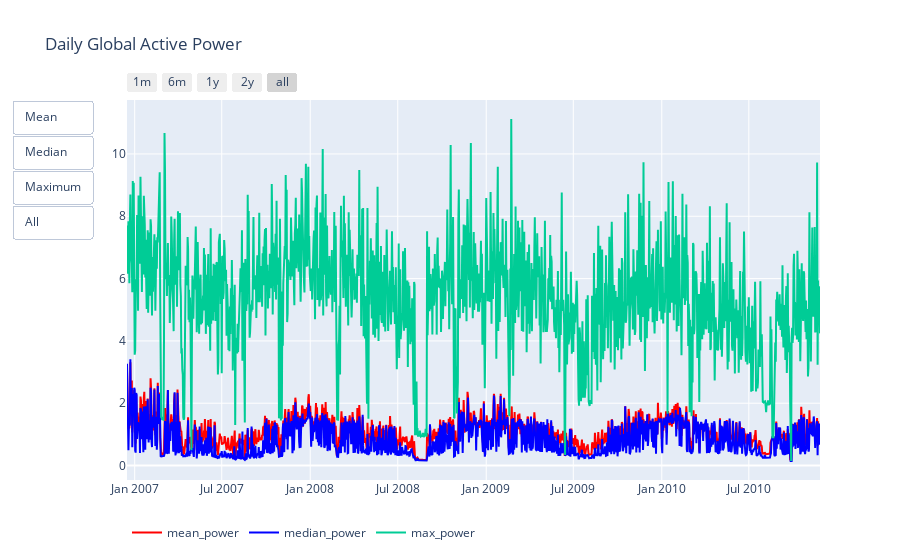

Write notebook code for a chart like this one.
### Markdown cell above
# Visualization
 The visualization below shows a comprehensive view of the dataset. The plotly visual shows mean, median, and peak power values for all dates in the time series.

### Code cell
import plotly.graph_objs as go
from plotly.offline import iplot

# Assuming 'Date' is currently the index
energy.reset_index(inplace=True)

# Convert 'Date' to datetime
energy['Date'] = pd.to_datetime(energy['Date'])

energy_daily_summary = energy.groupby('Date', as_index=False).agg(
    mean_active_power=('Global_active_power', 'mean'),
    median_active_power=('Global_active_power', 'median'),
    max_active_power=('Global_active_power', 'max')
)

mean_power = go.Scatter(x=energy_daily_summary.Date,
                        y=energy_daily_summary.mean_active_power,
                        name='mean_power',
                        line=dict(color='red'))

median_power = go.Scatter(x=energy_daily_summary.Date,
                            y=energy_daily_summary.median_active_power,
                            name='median_power',
                            line=dict(color='blue'))

max_power = go.Scatter(x=energy_daily_summary.Date,
                       y=energy_daily_summary.max_active_power,
                       name='max_power')

updatemenus = list([
    dict(type="buttons",
         active=-1,
         buttons=list([
            dict(label='Mean',
                 method='update',
                 args=[{'visible': [True, False, False]},
                       {'title': 'Mean Global Active Power'}]),

            dict(label='Median',
                 method='update',
                 args=[{'visible': [False, True, False]},
                       {'title': 'Median Global Active Power'}]),

            dict(label='Maximum',
                 method='update',
                 args=[{'visible': [False, False, True]},
                       {'title': 'Maximum Global Active Power'}]),
            dict(label='All',
                 method='update',
                 args=[{'visible': [True, True, True]},
                       {'title': 'Overview of Global Active Power'}]),
        ]),
    )
])

data = [mean_power, median_power, max_power]

layout = dict(title='Daily Global Active Power',
              showlegend=True,
              updatemenus=updatemenus,
              legend=dict(orientation="h"),
              xaxis=dict(
                  rangeselector=dict(
                      buttons=list([
                          dict(count=1,
                               label='1m',
                               step='month',
                               stepmode='backward'),
                          dict(count=6,
                               label='6m',
                               step='month',
                               stepmode='backward'),
                          dict(count=1,
                               label='1y',
                               step='year',
                               stepmode='todate'),
                          dict(count=2,
                               label='2y',
                               step='year',
                               stepmode='backward'),
                          dict(step='all')
                      ]))))

# Create the plot dictionary after defining the layout
plot = dict(data=data, layout=layout)

# Use the 'iplot' function from 'plotly.offline' to display the plot
iplot(plot, filename='household_power_consumption')

### Figure 1 — Plotly figure (JSON) as saved in the notebook; plotly's stock layout.template omitted (floating-point values rounded to 4 significant figures; data arrays with more than 128 entries replaced by an {"elided": "..."} marker saying what was removed)
{"data": [{"line": {"color": "red"}, "name": "mean_power", "type": "scatter", "x": {"elided": "1442 str values"}, "y": {"elided": "1442 float values"}}, {"line": {"color": "blue"}, "name": "median_power", "type": "scatter", "x": {"elided": "1442 str values"}, "y": {"elided": "1442 float values"}}, {"name": "max_power", "type": "scatter", "x": {"elided": "1442 str values"}, "y": {"elided": "1442 float values"}}], "layout": {"autosize": true, "legend": {"orientation": "h"}, "showlegend": true, "title": {"text": "Daily Global Active Power"}, "updatemenus": [{"active": -1, "buttons": [{"args": [{"visible": [true, false, false]}, {"title": "Mean Global Active Power"}], "label": "Mean", "method": "update"}, {"args": [{"visible": [false, true, false]}, {"title": "Median Global Active Power"}], "label": "Median", "method": "update"}, {"args": [{"visible": [false, false, true]}, {"title": "Maximum Global Active Power"}], "label": "Maximum", "method": "update"}, {"args": [{"visible": [true, true, true]}, {"title": "Overview of Global Active Power"}], "label": "All", "method": "update"}], "type": "buttons"}], "xaxis": {"autorange": true, "range": ["2006-12-16", "2010-11-26"], "rangeselector": {"buttons": [{"count": 1, "label": "1m", "step": "month", "stepmode": "backward"}, {"count": 6, "label": "6m", "step": "month", "stepmode": "backward"}, {"count": 1, "label": "1y", "step": "year", "stepmode": "todate"}, {"count": 2, "label": "2y", "step": "year", "stepmode": "backward"}, {"step": "all"}]}, "type": "date"}, "yaxis": {"autorange": true, "range": [-0.4638, 11.73], "type": "linear"}}}
